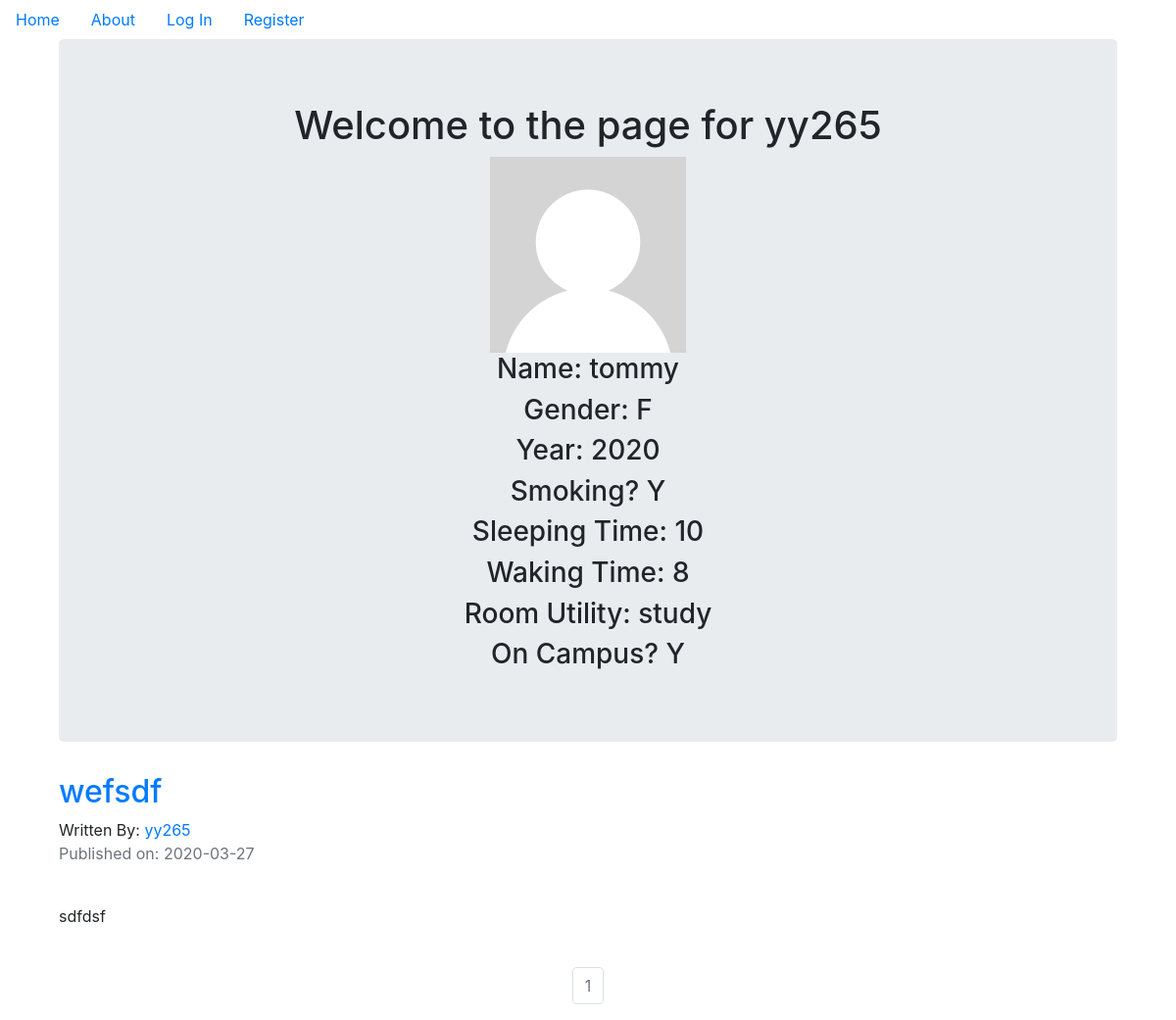
The page /yy265 on the database its author committed.
### roommatefinder/models.py (models this page shows, shortened)
class User(db.Model,UserMixin):
    __tablename__ = 'users'
    id = db.Column(db.Integer,primary_key=True, nullable=False)
    netid = db.Column(db.String(64),unique=True,index=True, nullable=False)
    name = db.Column(db.String(64),nullable=False,index=True)
    gender = db.Column(db.String(1), nullable=False)
    year = db.Column(db.Integer, nullable=False)
    smoking = db.Column(db.String(1), nullable=False)
    sleeping = db.Column(db.Integer, nullable=False)
    waking = db.Column(db.Integer, nullable=False)
    room_utility = db.Column(db.String(10), nullable=False)
    on_campus = db.Column(db.String(10), nullable=False)
    profile_image = db.Column(db.String(64),nullable=False,default='default_profile.png')
    password_hash = db.Column(db.String(128))
    posts = db.relationship('BlogPost',backref='author',lazy=True)

class BlogPost(db.Model):
    users = db.relationship(User)
    id = db.Column(db.Integer,primary_key=True)
    user_id = db.Column(db.Integer,db.ForeignKey('users.id'),nullable=False)
    date = db.Column(db.DateTime,nullable=False,default=datetime.utcnow)
    title = db.Column(db.String(140),nullable=False)
    text = db.Column(db.Text,nullable=False)

### roommatefinder/users/views.py (the view)
@users.route("/<netid>")
def user_posts(netid):
    page = request.args.get('page',1,type=int)
    user = User.query.filter_by(netid=netid).first_or_404()
    blog_posts = BlogPost.query.filter_by(author=user).order_by(BlogPost.date.desc()).paginate(page=page,per_page=5)
    return render_template('user_blog_posts.html',blog_posts=blog_posts,user=user)

### roommatefinder/templates/user_blog_posts.html
{% extends "base.html" %}
{% block content %}
<div class="container">
  <div class="jumbotron">
    <div align='center'>
      <h1>Welcome to the page for {{user.netid}}</h1>
      <img src="{{url_for('static',filename='profile_pics/'+user.profile_image)}}" >
      <h3>Name: {{user.name}}</h3>
      <h3>Gender: {{user.gender}}</h3>
      <h3>Year: {{user.year}}</h3>
      <h3>Smoking? {{user.smoking}}</h3>
      <h3>Sleeping Time: {{user.sleeping}}</h3>
      <h3>Waking Time: {{user.waking}}</h3>
      <h3>Room Utility: {{user.room_utility}}</h3>
      <h3>On Campus? {{user.on_campus}}</h3>
    </div>
  </div>
{% for post in blog_posts.items  %}
  <h2> <a href="{{url_for('blog_posts.blog_post',blog_post_id=post.id)}}">{{post.title}}</a> </h2>
  Written By: <a href="{{url_for('users.user_posts',netid=post.author.netid)}}">{{post.author.netid}}</a>
  <p class='text-muted'>Published on: {{post.date.strftime("%Y-%m-%d")}}</p>
   <br>
   <p>{{post.text}}</p>
   <br>
{% endfor %}
</div>
<nav aria-label='Page Navigation example'>
  <ul class="pagination justify-content-center">
    {% for page_num in blog_posts.iter_pages(left_edge=1,right_edge=1,left_current=1,right_current=2)  %}
      {% if blog_posts.page == page_num %}
      <li class='page-item disabled'>
        <a class="page-link" href="{{url_for('users.user_posts',netid=user.netid,page=page_num)}}">{{ page_num}}</a>
      </li>
      {% else %}
      <li class='page-item'>
        <a class="page-link" href="{{url_for('users.user_posts',netid=user.netid,page=page_num)}}">{{ page_num}}</a>
      </li>
      {% endif %}
    {% endfor %}
  </ul>
</nav>
{% endblock %}

### rows shown on the page
User: netid "yy265", profile_image (placeholder picture), name "tommy", gender "F", year "2020", smoking "Y", sleeping "10", waking "8", room_utility "study", on_campus "Y"
BlogPost: title "wefsdf", author.netid "yy265", date "2020-03-27", text "sdfdsf"

### other values the page prints
{{ page_num }} "1"
